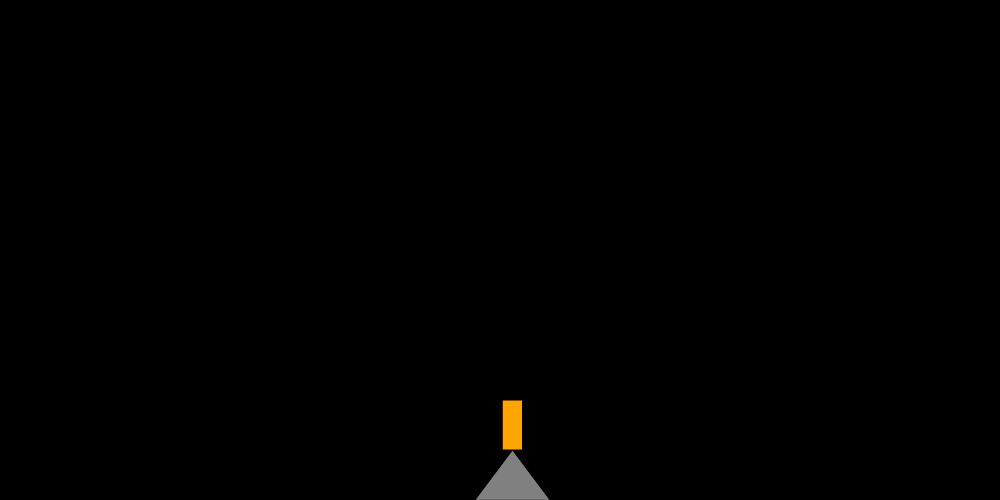
Frame 1 (no input)
Frame 60 (no input): identical to frame 1, image omitted
Frame 120 (the mouse pressed at the canvas centre since frame 60): identical to frame 1, image omitted

The p5.js sketch that drew this single still picture (run headless with seeded random() and noise() and a simulated clock; from frame 60 on, the mouse is pressed at the canvas centre):

// p5.js sketch
// ── sketch.js
// Setting up the Grid
function setup(){
    createCanvas(1000,500)
}

//Designing Player Ship and Controls

let x = 502.5
let y = 400

function draw() {
    background("black")

    if (keyIsDown(37)) {
        x += -5
    }
    
    if(keyIsDown(39)) {
        x += 5
    } 
   
    fill("grey")
    triangle(475, 500, (550 + 475)/2, 450, 550, 500);

   /* if (keyIsDown("A")) {
        rotate(40, 100)
     }

     if (keyIsDown("D")) {
         rotate(40, 100)
     }

  */
    fill("orange")
    rect( x, y ,20 ,50);

     
}

    //Designing Keyboard Controls


    
    //Designing Gun Rotating & Shooting


//Designing Enemy Ship and Controls



//Designing Barriers & Functions
